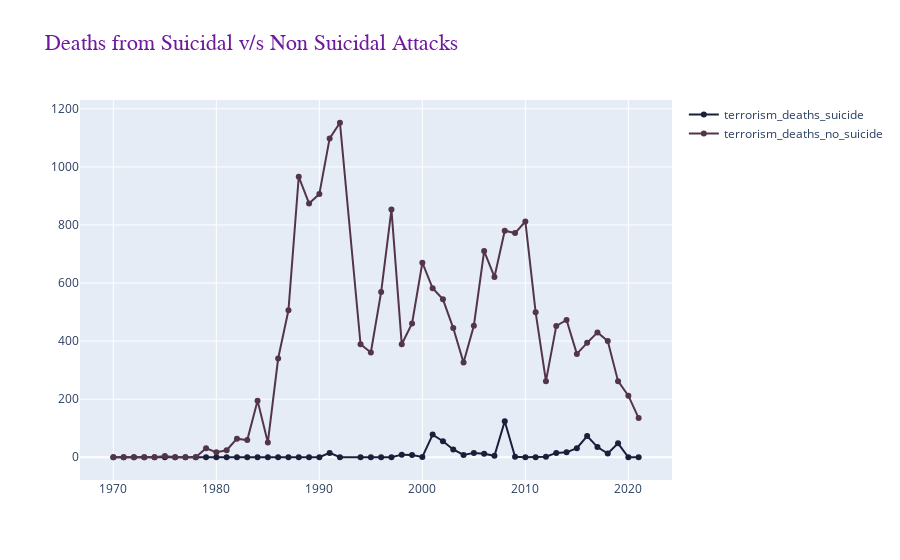

Notebook code for this chart:
### Code cell
# format columns
df.columns = format_cols(df.columns.to_list())

# filter & reset index
df = df[df['entity'] == my_country]
df.reset_index(drop=True, inplace=True)

# visualize
fig = go.Figure()

# list of columns to plot
cols = df.columns[-2:].to_list()

# attacks, fatalies & injuries
for i, c in enumerate(cols,start=1):
    fig.add_trace(go.Scatter(x=df['year'], y=df[c],
                    mode='lines+markers',
                    name=c,
                    hovertemplate="<br>".join(["year: %{x}",
                                               "count: %{y}",
                                               "<extra></extra>"
                                              ]),
                    line=dict(color=palette[i], width=2) ))



fig.update_layout(title='Deaths from Suicidal v/s Non Suicidal Attacks',
                  title_font=title_font_config,
                  hovermode='x unified'
                 )
fig.show()

### Figure 1 — Plotly figure (JSON) as saved in the notebook; plotly's stock layout.template omitted (floating-point values rounded to 4 significant figures)
{"data": [{"hovertemplate": "year: %{x}<br>count: %{y}<br><extra></extra>", "line": {"color": "#1b1f3a", "width": 2}, "mode": "lines+markers", "name": "terrorism_deaths_suicide", "type": "scatter", "x": [1970, 1971, 1972, 1973, 1974, 1975, 1976, 1977, 1978, 1979, 1980, 1981, 1982, 1983, 1984, 1985, 1986, 1987, 1988, 1989, 1990, 1991, 1992, 1994, 1995, 1996, 1997, 1998, 1999, 2000, 2001, 2002, 2003, 2004, 2005, 2006, 2007, 2008, 2009, 2010, 2011, 2012, 2013, 2014, 2015, 2016, 2017, 2018, 2019, 2020, 2021], "y": [0, 0, 0, 0, 0, 0, 0, 0, 0, 0, 0, 0, 0, 0, 0, 0, 0, 0, 0, 0, 0, 15, 0, 0, 0, 0, 0, 9, 8, 1, 78, 55, 27, 8, 15, 12, 5, 124, 2, 0, 0, 2, 15, 17, 31, 73, 35, 13, 48, 0, 0]}, {"hovertemplate": "year: %{x}<br>count: %{y}<br><extra></extra>", "line": {"color": "#53354a", "width": 2}, "mode": "lines+markers", "name": "terrorism_deaths_no_suicide", "type": "scatter", "x": [1970, 1971, 1972, 1973, 1974, 1975, 1976, 1977, 1978, 1979, 1980, 1981, 1982, 1983, 1984, 1985, 1986, 1987, 1988, 1989, 1990, 1991, 1992, 1994, 1995, 1996, 1997, 1998, 1999, 2000, 2001, 2002, 2003, 2004, 2005, 2006, 2007, 2008, 2009, 2010, 2011, 2012, 2013, 2014, 2015, 2016, 2017, 2018, 2019, 2020, 2021], "y": [0, 0, 0, 0, 0, 4, 0, 0, 0, 31, 17, 24, 64, 59, 195, 51, 340, 506, 966, 874, 907, 1098, 1152, 389, 361, 569, 853, 389, 461, 670, 582, 544, 445, 326, 453, 710, 621, 780, 772, 812, 499, 262, 452, 473, 356, 394, 430, 400, 262, 212, 135]}], "layout": {"autosize": true, "hovermode": "x unified", "title": {"font": {"color": "#6f199c", "family": "Balto", "size": 22}, "text": "Deaths from Suicidal v/s Non Suicidal Attacks"}, "xaxis": {"autorange": true, "range": [1967.0, 2024.0], "type": "linear"}, "yaxis": {"autorange": true, "range": [-95.07, 1247.0], "type": "linear"}}}
